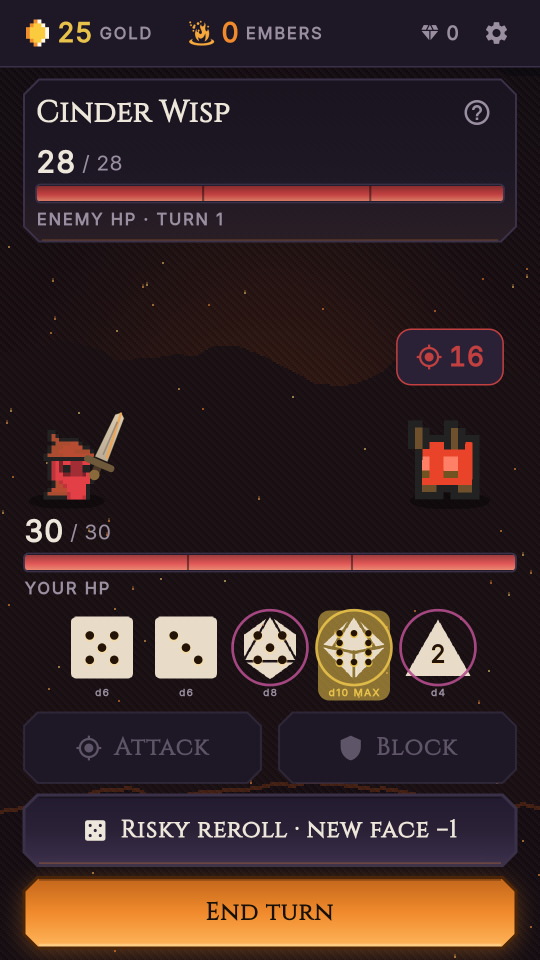
#> input picture docs/store/screenshots/04-combat-roll.png, 1080 x 1920 px (shown at 1/2 size)
$ python frame_store_screenshots.py ../docs/store/screenshots/04-combat-roll.png
#> lines starting #> are read from the running program, lines starting #| are printed output that depends on the picture
#!/usr/bin/env python3
"""Frame raw in-game screenshots into high-conversion Play Store screenshots.

Adds a branded caption band (Cinzel gold headline on dark) above each screen,
reorders to lead with the gameplay hook. Output: docs/store/screenshots/framed/.
Brand palette from the app's own privacy page: bg #14101e, ember #f2953f,
text #efe9dc, line #352c4e. Cinzel = display, Inter = subhead.
"""
import os
import sys
from PIL import Image, ImageDraw, ImageFont

ROOT = os.path.dirname(os.path.dirname(os.path.abspath(__file__)))
SRC = os.path.join(ROOT, "docs/store/screenshots")
OUT = os.path.join(SRC, "framed-r3" if "--r3" in sys.argv else "framed")
CINZEL = os.path.join(ROOT, "assets/fonts/Cinzel-Variable.ttf")
INTER = os.path.join(ROOT, "assets/fonts/Inter-Regular.ttf")

BG = (20, 16, 30)        # #14101e
EMBER = (242, 149, 63)   # #f2953f
GOLD = (240, 205, 130)
TEXT = (239, 233, 220)   # #efe9dc
DIM = (168, 158, 192)    # #a89ec0
LINE = (53, 44, 78)      # #352c4e

W, H = 1080, 1920
BAND = 300               # caption band height
PAD = 40

# (source file, headline, subline) — order = store order, hook first
PLATES_LIVE = [
    ("04-combat-roll.png", "Every death is fair.",   "Enemies always telegraph. No hidden math."),
    ("02-boon-pick.png",   "Real choices, every run.", "Push your luck — or walk in unaided."),
    ("03-map.png",         "Branching paths.",        "See what an elite guards before you commit."),
    ("01-title.png",       "Fair dice. No ads.",      "No timers, no gacha. Free forever."),
    ("05-ledger.png",      "Die forward.",            "Bank embers. Unlock delvers, dice, ascension."),
]

# R3 proposed set (docs/research/r3-listing-conversion.md addendum
# 2026-09-01) — output dir framed-r3/. Run: python3 tool/frame_store_screenshots.py --r3
# NOTE: source names refer to the CAPTURE harness output where
# 04 = combat, 01 = title (tool/store_screenshots_test.dart).
PLATES_R3 = [
    ("04-combat-roll.png", "Every roll is a real decision.", "Assign, reroll once, push your luck."),
    ("02-boon-pick.png",   "Nothing hidden.",                "See what you're choosing — honest previews."),
    ("03-map.png",         "Pick your path.",                "See what an elite guards before you commit."),
    ("05-ledger.png",      "Die forward.",                   "Every run banks progress. Rank up, unlock."),
    ("01-title.png",       "Free full game. 21 MB.",         "One honest unlock. No ads, no timers."),
]

R3 = "--r3" in sys.argv
PLATES = PLATES_R3 if R3 else PLATES_LIVE


def load_font(path, size):
    return ImageFont.truetype(path, size)


def draw_centered(draw, text, font, y, fill, max_w):
    # shrink to fit width
    size = font.size
    f = font
    while draw.textlength(text, font=f) > max_w and size > 20:
        size -= 4
        f = ImageFont.truetype(f.path, size)
    w = draw.textlength(text, font=f)
    draw.text(((W - w) / 2, y), text, font=f, fill=fill)
    return f


def make_plate(src_name, headline, subline, idx):
#> called with src_name = '04-combat-roll.png', headline = 'Every death is fair.', idx = 1
    canvas = Image.new("RGB", (W, H), BG)
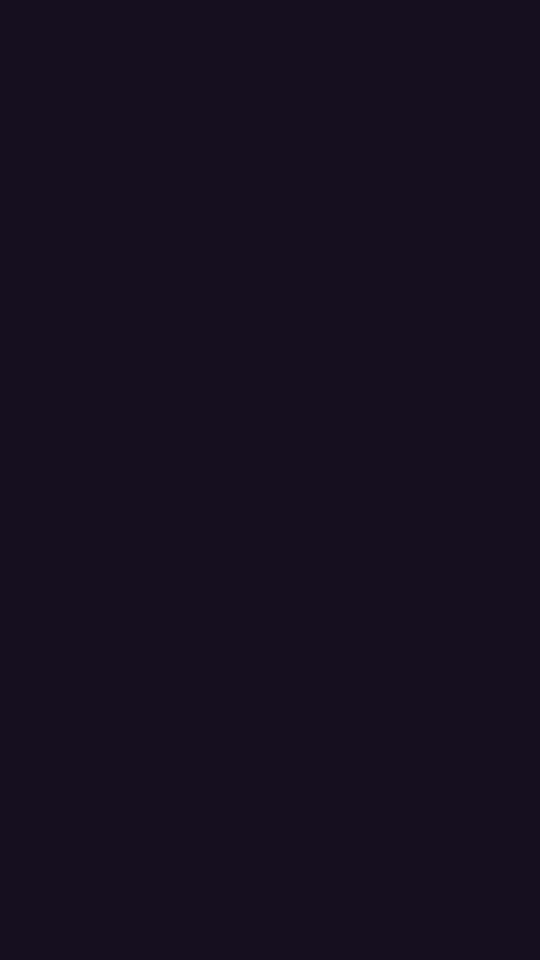
#> canvas: PIL image 1080x1920 RGB (shown at 1/2 size); mean R, G, B 20, 16, 30
    d = ImageDraw.Draw(canvas)

    # subtle diagonal texture in the band
    for x in range(-H, W, 14):
        d.line([(x, 0), (x + H, H)], fill=(24, 19, 36), width=1)
    d.rectangle([0, BAND, W, H], fill=BG)  # clear texture below band

    # ember accent rule under the band
    d.rectangle([0, BAND - 4, W, BAND], fill=EMBER)

    # headline (Cinzel gold) + subline (Inter dim)
    hfont = load_font(CINZEL, 92)
    sfont = load_font(INTER, 40)
    draw_centered(d, headline, hfont, 78, GOLD, W - 2 * PAD)
    draw_centered(d, subline, sfont, 205, DIM, W - 2 * PAD)

    # place the game screenshot below the band, scaled to fit
    shot = Image.open(os.path.join(SRC, src_name)).convert("RGB")
    avail_h = H - BAND - 2 * PAD
    avail_w = W - 2 * PAD
    ratio = min(avail_w / shot.width, avail_h / shot.height)
#> ratio = 0.802
    nw, nh = int(shot.width * ratio), int(shot.height * ratio)
#> nw = 866; nh = 1540
    shot = shot.resize((nw, nh), Image.LANCZOS)
#> shot: PIL image 866x1540 RGB
    ox = (W - nw) // 2
#> ox = 107
    oy = BAND + PAD + (avail_h - nh) // 2
#> oy = 340
    # thin brand border
    d.rectangle([ox - 3, oy - 3, ox + nw + 2, oy + nh + 2], outline=LINE, width=3)
    canvas.paste(shot, (ox, oy))
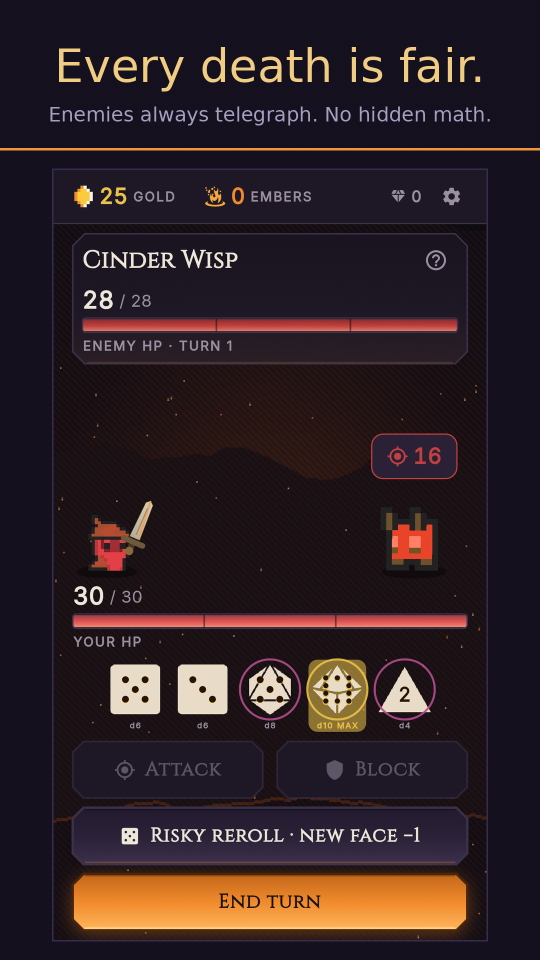
#> canvas: PIL image 1080x1920 RGB (shown at 1/2 size); mean R, G, B 48.4, 34.1, 37.9

    os.makedirs(OUT, exist_ok=True)
    out_path = os.path.join(OUT, f"{idx:02d}-{src_name.split('-',1)[1]}")
    canvas.save(out_path, "PNG")
    return out_path


def main():
    made = []
    for i, (src, head, sub) in enumerate(PLATES, start=1):
        p = make_plate(src, head, sub, i)
        made.append(p)
        print("wrote", os.path.relpath(p, ROOT))
#> pass 2 of the loop in main, `for i, (src, head, sub) in enumerate(PLATES, start=1):`:
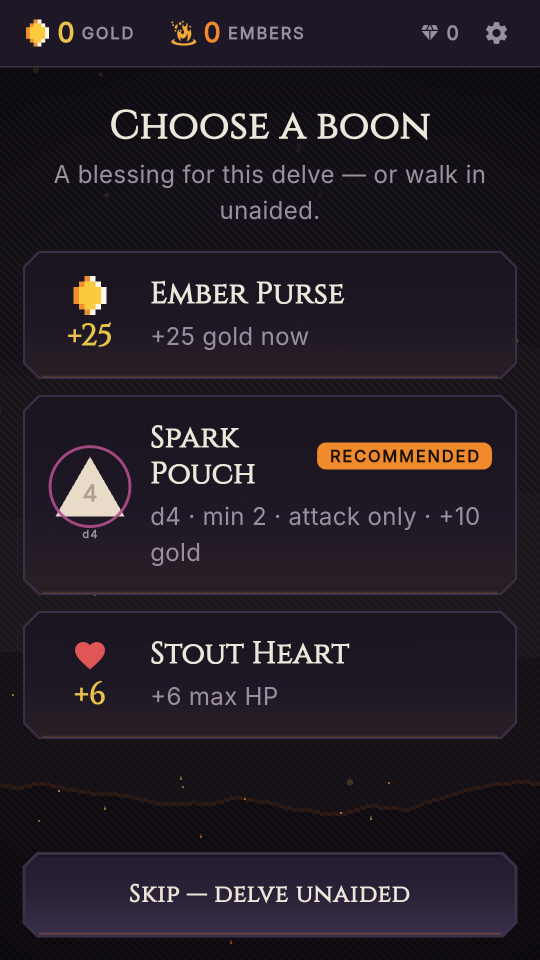
#> input picture docs/store/screenshots/02-boon-pick.png, 1080 x 1920 px (shown at 1/2 size)
#> in make_plate (call 2), `canvas.paste(shot, (ox, oy))`:
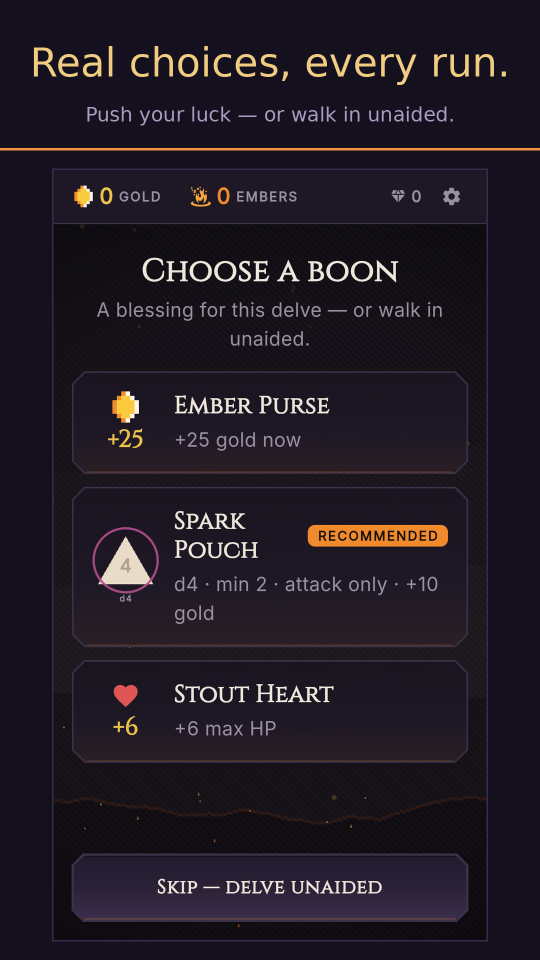
#> canvas: PIL image 1080x1920 RGB (shown at 1/2 size); mean R, G, B 33.7, 27.1, 36.9
#> pass 3 of the loop in main, `for i, (src, head, sub) in enumerate(PLATES, start=1):`:
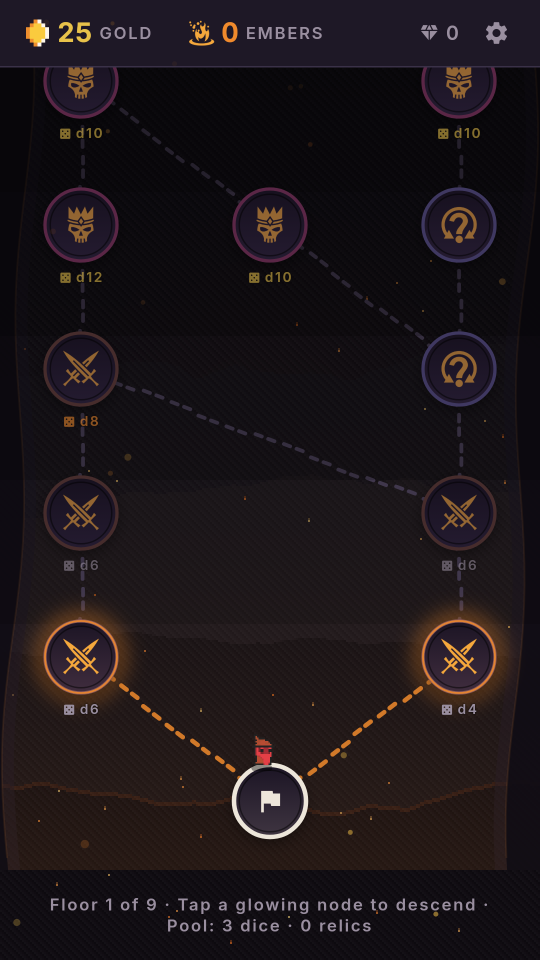
#> input picture docs/store/screenshots/03-map.png, 1080 x 1920 px (shown at 1/2 size)
#> in make_plate (call 3), `canvas.paste(shot, (ox, oy))`:
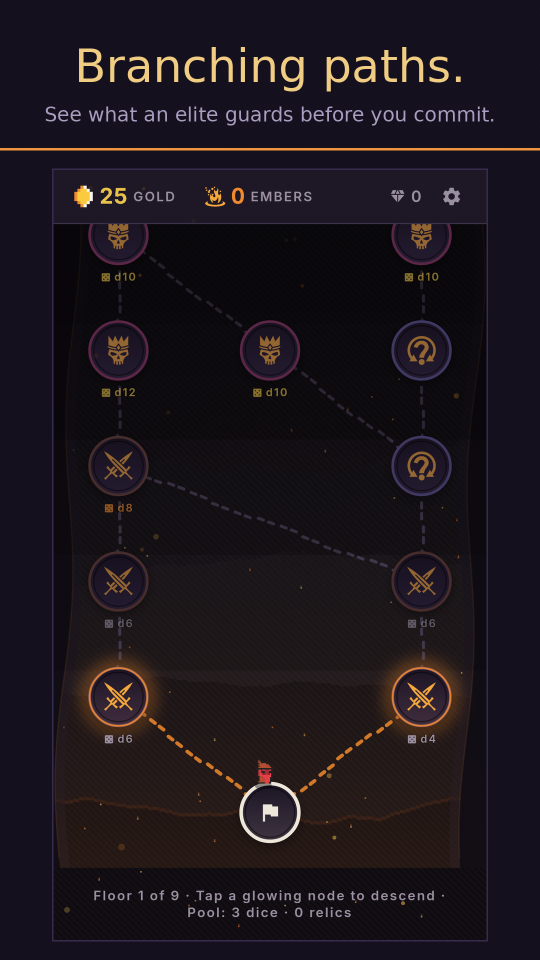
#> canvas: PIL image 1080x1920 RGB (shown at 1/2 size); mean R, G, B 28.7, 22.2, 28.5
#> the loop made 5 passes; the first 3 are shown
    print(f"DONE {len(made)} framed screenshots -> {os.path.relpath(OUT, ROOT)}")


if __name__ == "__main__":
    main()
